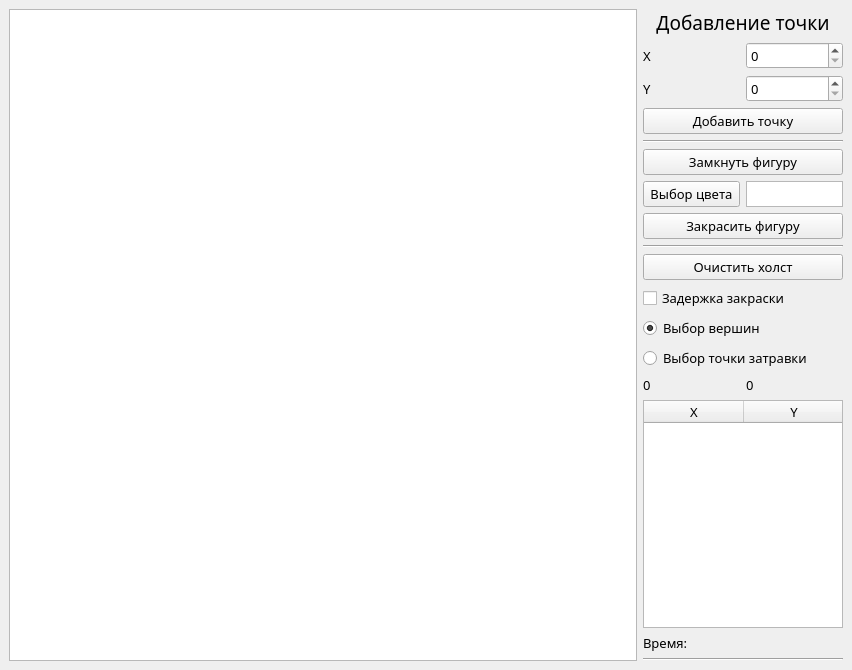
<?xml version="1.0" encoding="UTF-8"?>
<ui version="4.0">
 <class>mainWindow</class>
 <widget class="QMainWindow" name="mainWindow">
  <property name="geometry">
   <rect>
    <x>0</x>
    <y>0</y>
    <width>852</width>
    <height>670</height>
   </rect>
  </property>
  <property name="font">
   <font>
    <family>.SF NS Text</family>
   </font>
  </property>
  <property name="windowTitle">
   <string>Заливка с затравкой</string>
  </property>
  <property name="autoFillBackground">
   <bool>false</bool>
  </property>
  <widget class="QWidget" name="centralwidget">
   <layout class="QHBoxLayout" name="horizontalLayout">
    <item>
     <widget class="QGraphicsView" name="main_scene">
      <property name="font">
       <font>
        <family>.SF NS Text</family>
        <pointsize>10</pointsize>
       </font>
      </property>
      <property name="renderHints">
       <set>QPainter::TextAntialiasing</set>
      </property>
     </widget>
    </item>
    <item>
     <layout class="QVBoxLayout" name="verticalLayout">
      <item>
       <widget class="QLabel" name="add_dot_label">
        <property name="sizePolicy">
         <sizepolicy hsizetype="Ignored" vsizetype="Preferred">
          <horstretch>0</horstretch>
          <verstretch>0</verstretch>
         </sizepolicy>
        </property>
        <property name="font">
         <font>
          <family>.SF NS Text</family>
          <pointsize>14</pointsize>
          <weight>50</weight>
          <italic>false</italic>
          <bold>false</bold>
          <kerning>true</kerning>
         </font>
        </property>
        <property name="text">
         <string>Добавление точки</string>
        </property>
        <property name="alignment">
         <set>Qt::AlignCenter</set>
        </property>
       </widget>
      </item>
      <item>
       <layout class="QHBoxLayout" name="horizontalLayout_2">
        <item>
         <widget class="QLabel" name="x_label">
          <property name="sizePolicy">
           <sizepolicy hsizetype="Ignored" vsizetype="Preferred">
            <horstretch>0</horstretch>
            <verstretch>0</verstretch>
           </sizepolicy>
          </property>
          <property name="font">
           <font>
            <family>.SF NS Text</family>
            <pointsize>10</pointsize>
           </font>
          </property>
          <property name="text">
           <string>X</string>
          </property>
         </widget>
        </item>
        <item>
         <widget class="QSpinBox" name="x_spinbox">
          <property name="sizePolicy">
           <sizepolicy hsizetype="Ignored" vsizetype="Fixed">
            <horstretch>0</horstretch>
            <verstretch>0</verstretch>
           </sizepolicy>
          </property>
          <property name="font">
           <font>
            <family>.SF NS Text</family>
            <pointsize>10</pointsize>
           </font>
          </property>
          <property name="maximum">
           <number>2000</number>
          </property>
         </widget>
        </item>
       </layout>
      </item>
      <item>
       <layout class="QHBoxLayout" name="horizontalLayout_3">
        <item>
         <widget class="QLabel" name="y_label">
          <property name="sizePolicy">
           <sizepolicy hsizetype="Ignored" vsizetype="Preferred">
            <horstretch>0</horstretch>
            <verstretch>0</verstretch>
           </sizepolicy>
          </property>
          <property name="font">
           <font>
            <family>.SF NS Text</family>
            <pointsize>10</pointsize>
           </font>
          </property>
          <property name="text">
           <string>Y</string>
          </property>
         </widget>
        </item>
        <item>
         <widget class="QSpinBox" name="y_spinbox">
          <property name="sizePolicy">
           <sizepolicy hsizetype="Ignored" vsizetype="Fixed">
            <horstretch>0</horstretch>
            <verstretch>0</verstretch>
           </sizepolicy>
          </property>
          <property name="font">
           <font>
            <family>.SF NS Text</family>
            <pointsize>10</pointsize>
           </font>
          </property>
          <property name="maximum">
           <number>2000</number>
          </property>
         </widget>
        </item>
       </layout>
      </item>
      <item>
       <widget class="QPushButton" name="add_dot_btn">
        <property name="sizePolicy">
         <sizepolicy hsizetype="Ignored" vsizetype="Fixed">
          <horstretch>0</horstretch>
          <verstretch>0</verstretch>
         </sizepolicy>
        </property>
        <property name="font">
         <font>
          <family>.SF NS Text</family>
          <pointsize>10</pointsize>
         </font>
        </property>
        <property name="text">
         <string>Добавить точку</string>
        </property>
       </widget>
      </item>
      <item>
       <widget class="Line" name="line">
        <property name="font">
         <font>
          <family>.SF NS Text</family>
          <pointsize>10</pointsize>
         </font>
        </property>
        <property name="orientation">
         <enum>Qt::Horizontal</enum>
        </property>
       </widget>
      </item>
      <item>
       <widget class="QPushButton" name="close_figure_btn">
        <property name="sizePolicy">
         <sizepolicy hsizetype="Ignored" vsizetype="Fixed">
          <horstretch>0</horstretch>
          <verstretch>0</verstretch>
         </sizepolicy>
        </property>
        <property name="font">
         <font>
          <family>.SF NS Text</family>
          <pointsize>10</pointsize>
         </font>
        </property>
        <property name="text">
         <string>Замкнуть фигуру</string>
        </property>
       </widget>
      </item>
      <item>
       <layout class="QHBoxLayout" name="horizontalLayout_4">
        <item>
         <widget class="QPushButton" name="color_chooser">
          <property name="sizePolicy">
           <sizepolicy hsizetype="Ignored" vsizetype="Fixed">
            <horstretch>0</horstretch>
            <verstretch>0</verstretch>
           </sizepolicy>
          </property>
          <property name="font">
           <font>
            <family>.SF NS Text</family>
            <pointsize>10</pointsize>
           </font>
          </property>
          <property name="text">
           <string>Выбор цвета</string>
          </property>
         </widget>
        </item>
        <item>
         <widget class="QGraphicsView" name="color_viewer">
          <property name="sizePolicy">
           <sizepolicy hsizetype="Ignored" vsizetype="Ignored">
            <horstretch>0</horstretch>
            <verstretch>0</verstretch>
           </sizepolicy>
          </property>
          <property name="font">
           <font>
            <family>.SF NS Text</family>
            <pointsize>10</pointsize>
           </font>
          </property>
          <property name="backgroundBrush">
           <brush brushstyle="SolidPattern">
            <color alpha="255">
             <red>0</red>
             <green>0</green>
             <blue>0</blue>
            </color>
           </brush>
          </property>
         </widget>
        </item>
       </layout>
      </item>
      <item>
       <widget class="QPushButton" name="paint_figure_btn">
        <property name="sizePolicy">
         <sizepolicy hsizetype="Ignored" vsizetype="Fixed">
          <horstretch>0</horstretch>
          <verstretch>0</verstretch>
         </sizepolicy>
        </property>
        <property name="font">
         <font>
          <family>.SF NS Text</family>
          <pointsize>10</pointsize>
         </font>
        </property>
        <property name="text">
         <string>Закрасить фигуру</string>
        </property>
       </widget>
      </item>
      <item>
       <widget class="Line" name="line_2">
        <property name="font">
         <font>
          <family>.SF NS Text</family>
          <pointsize>10</pointsize>
         </font>
        </property>
        <property name="orientation">
         <enum>Qt::Horizontal</enum>
        </property>
       </widget>
      </item>
      <item>
       <widget class="QPushButton" name="clean_screen_btn">
        <property name="sizePolicy">
         <sizepolicy hsizetype="Ignored" vsizetype="Fixed">
          <horstretch>0</horstretch>
          <verstretch>0</verstretch>
         </sizepolicy>
        </property>
        <property name="font">
         <font>
          <family>.SF NS Text</family>
          <pointsize>10</pointsize>
         </font>
        </property>
        <property name="text">
         <string>Очистить холст</string>
        </property>
       </widget>
      </item>
      <item>
       <widget class="QCheckBox" name="do_slow_drawing">
        <property name="sizePolicy">
         <sizepolicy hsizetype="Ignored" vsizetype="Fixed">
          <horstretch>0</horstretch>
          <verstretch>0</verstretch>
         </sizepolicy>
        </property>
        <property name="font">
         <font>
          <family>.SF NS Text</family>
          <pointsize>10</pointsize>
         </font>
        </property>
        <property name="text">
         <string>Задержка закраски</string>
        </property>
       </widget>
      </item>
      <item>
       <widget class="QRadioButton" name="choose_vertexes">
        <property name="sizePolicy">
         <sizepolicy hsizetype="Ignored" vsizetype="Fixed">
          <horstretch>0</horstretch>
          <verstretch>0</verstretch>
         </sizepolicy>
        </property>
        <property name="font">
         <font>
          <family>.SF NS Text</family>
          <pointsize>10</pointsize>
         </font>
        </property>
        <property name="text">
         <string>Выбор вершин</string>
        </property>
        <property name="checked">
         <bool>true</bool>
        </property>
       </widget>
      </item>
      <item>
       <widget class="QRadioButton" name="choose_seed">
        <property name="sizePolicy">
         <sizepolicy hsizetype="Ignored" vsizetype="Fixed">
          <horstretch>0</horstretch>
          <verstretch>0</verstretch>
         </sizepolicy>
        </property>
        <property name="font">
         <font>
          <family>.SF NS Text</family>
          <pointsize>10</pointsize>
         </font>
        </property>
        <property name="text">
         <string>Выбор точки затравки</string>
        </property>
       </widget>
      </item>
      <item>
       <layout class="QHBoxLayout" name="horizontalLayout_5">
        <item>
         <widget class="QLabel" name="seed_x">
          <property name="sizePolicy">
           <sizepolicy hsizetype="Ignored" vsizetype="Preferred">
            <horstretch>0</horstretch>
            <verstretch>0</verstretch>
           </sizepolicy>
          </property>
          <property name="font">
           <font>
            <family>.SF NS Text</family>
            <pointsize>10</pointsize>
           </font>
          </property>
          <property name="text">
           <string>0</string>
          </property>
         </widget>
        </item>
        <item>
         <widget class="QLabel" name="seed_y">
          <property name="sizePolicy">
           <sizepolicy hsizetype="Ignored" vsizetype="Preferred">
            <horstretch>0</horstretch>
            <verstretch>0</verstretch>
           </sizepolicy>
          </property>
          <property name="font">
           <font>
            <family>.SF NS Text</family>
            <pointsize>10</pointsize>
           </font>
          </property>
          <property name="text">
           <string>0</string>
          </property>
         </widget>
        </item>
       </layout>
      </item>
      <item>
       <widget class="QTableWidget" name="coord_table">
        <property name="sizePolicy">
         <sizepolicy hsizetype="Ignored" vsizetype="Expanding">
          <horstretch>0</horstretch>
          <verstretch>0</verstretch>
         </sizepolicy>
        </property>
        <property name="minimumSize">
         <size>
          <width>200</width>
          <height>0</height>
         </size>
        </property>
        <property name="font">
         <font>
          <family>.SF NS Text</family>
          <pointsize>10</pointsize>
         </font>
        </property>
        <property name="horizontalScrollBarPolicy">
         <enum>Qt::ScrollBarAlwaysOff</enum>
        </property>
        <property name="showGrid">
         <bool>true</bool>
        </property>
        <property name="cornerButtonEnabled">
         <bool>true</bool>
        </property>
        <column>
         <property name="text">
          <string>X</string>
         </property>
        </column>
        <column>
         <property name="text">
          <string>Y</string>
         </property>
        </column>
       </widget>
      </item>
      <item>
       <widget class="QLabel" name="time_label">
        <property name="sizePolicy">
         <sizepolicy hsizetype="Ignored" vsizetype="Preferred">
          <horstretch>0</horstretch>
          <verstretch>0</verstretch>
         </sizepolicy>
        </property>
        <property name="font">
         <font>
          <family>.SF NS Text</family>
          <pointsize>10</pointsize>
         </font>
        </property>
        <property name="text">
         <string>Время:</string>
        </property>
       </widget>
      </item>
      <item>
       <widget class="Line" name="line_3">
        <property name="font">
         <font>
          <family>.SF NS Text</family>
          <pointsize>10</pointsize>
         </font>
        </property>
        <property name="orientation">
         <enum>Qt::Horizontal</enum>
        </property>
       </widget>
      </item>
     </layout>
    </item>
   </layout>
  </widget>
  <action name="close_figure_btn_2">
   <property name="text">
    <string>close figure</string>
   </property>
   <property name="shortcut">
    <string>Space</string>
   </property>
  </action>
 </widget>
 <tabstops>
  <tabstop>main_scene</tabstop>
  <tabstop>x_spinbox</tabstop>
  <tabstop>y_spinbox</tabstop>
  <tabstop>add_dot_btn</tabstop>
  <tabstop>close_figure_btn</tabstop>
  <tabstop>color_chooser</tabstop>
  <tabstop>color_viewer</tabstop>
  <tabstop>paint_figure_btn</tabstop>
  <tabstop>clean_screen_btn</tabstop>
  <tabstop>do_slow_drawing</tabstop>
  <tabstop>choose_vertexes</tabstop>
  <tabstop>choose_seed</tabstop>
  <tabstop>coord_table</tabstop>
 </tabstops>
 <resources/>
 <connections/>
</ui>
